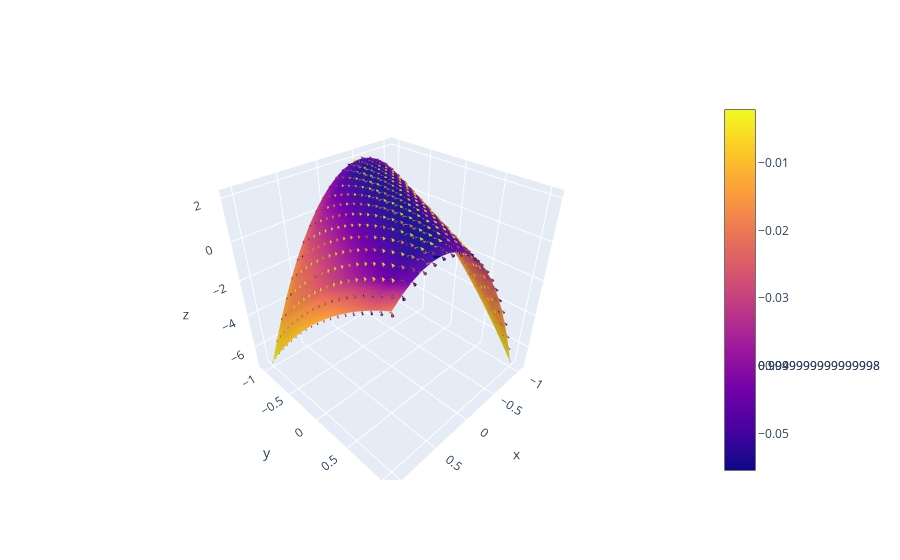

The notebook cell saved with this chart:
### Code cell
K, H, k1, k2, k1vec, k2vec = curvature_orthogonal_monge(Z, spacing=0.1)

print('k1[10,10]', k1[10,10])
print('k2[10,10]', k2[10,10])
# print(k1vec[10,10])
# print(k2vec[10,10])
print('k1vec * k2vec', np.dot(k1vec[10,10], k2vec[10,10]))
print('K[10,10]', K[10,10])
print('H[10,10]', H[10,10])

# fig = px.imshow(k2, labels=dict(x="X", y="Y", color="k2"),)
fig = go.Figure(
    data=[
        go.Cone(
            x=X.ravel(),
            y=Y.ravel(),
            z=Z.ravel(),
            u=k2vec[:, :, 0].ravel(),
            v=k2vec[:, :, 1].ravel(),
            w=k2vec[:, :, 2].ravel(),
            # sizemode="absolute",
            # sizeref=2,
            anchor="tip",
        ),
        go.Cone(
            x=X.ravel(),
            y=Y.ravel(),
            z=Z.ravel(),
            u=k1vec[:, :, 0].ravel(),
            v=k1vec[:, :, 1].ravel(),
            w=k1vec[:, :, 2].ravel(),
            # sizemode="absolute",
            # sizeref=1,
            anchor="tip",
        ),
    ]
)
fig.add_trace(go.Surface(x=X, y=Y, z=Z, surfacecolor=H)) # , surfacecolor=H
fig.show()

### Figure 1 — Plotly figure (JSON) as saved in the notebook; plotly's stock layout.template omitted (floating-point values rounded to 4 significant figures; data arrays with more than 128 entries replaced by an {"elided": "..."} marker saying what was removed)
{"data": [{"anchor": "tip", "type": "cone", "u": {"elided": "400 float values"}, "v": {"elided": "400 float values"}, "w": {"elided": "400 float values"}, "x": {"elided": "400 float values"}, "y": {"elided": "400 float values"}, "z": {"elided": "400 float values"}}, {"anchor": "tip", "type": "cone", "u": {"elided": "400 float values"}, "v": {"elided": "400 float values"}, "w": {"elided": "400 float values"}, "x": {"elided": "400 float values"}, "y": {"elided": "400 float values"}, "z": {"elided": "400 float values"}}, {"surfacecolor": {"elided": "20x20 float values"}, "type": "surface", "x": {"elided": "20x20 float values"}, "y": {"elided": "20x20 float values"}, "z": {"elided": "20x20 float values"}}], "layout": {}}
